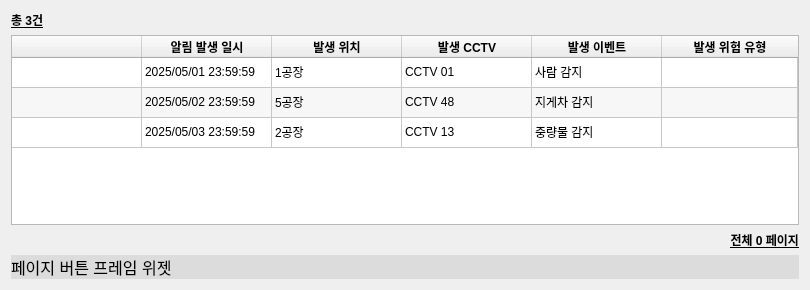
<?xml version="1.0" encoding="UTF-8"?>
<ui version="4.0">
 <class>Widget</class>
 <widget class="QWidget" name="Widget">
  <property name="geometry">
   <rect>
    <x>0</x>
    <y>0</y>
    <width>810</width>
    <height>290</height>
   </rect>
  </property>
  <property name="windowTitle">
   <string>Form</string>
  </property>
  <layout class="QVBoxLayout" name="verticalLayout_2">
   <item>
    <widget class="QLabel" name="label_total_event_logs">
     <property name="font">
      <font>
       <bold>true</bold>
       <underline>true</underline>
      </font>
     </property>
     <property name="text">
      <string>총 3건</string>
     </property>
    </widget>
   </item>
   <item>
    <widget class="QTableWidget" name="table_widget_ai_event_log">
     <property name="horizontalScrollBarPolicy">
      <enum>Qt::ScrollBarPolicy::ScrollBarAsNeeded</enum>
     </property>
     <property name="editTriggers">
      <set>QAbstractItemView::EditTrigger::NoEditTriggers</set>
     </property>
     <property name="alternatingRowColors">
      <bool>true</bool>
     </property>
     <property name="selectionBehavior">
      <enum>QAbstractItemView::SelectionBehavior::SelectRows</enum>
     </property>
     <property name="rowCount">
      <number>3</number>
     </property>
     <attribute name="horizontalHeaderVisible">
      <bool>true</bool>
     </attribute>
     <attribute name="horizontalHeaderDefaultSectionSize">
      <number>130</number>
     </attribute>
     <attribute name="horizontalHeaderStretchLastSection">
      <bool>true</bool>
     </attribute>
     <attribute name="verticalHeaderVisible">
      <bool>false</bool>
     </attribute>
     <row/>
     <row/>
     <row/>
     <column>
      <property name="text">
       <string/>
      </property>
     </column>
     <column>
      <property name="text">
       <string>알림 발생 일시</string>
      </property>
      <property name="font">
       <font>
        <bold>true</bold>
       </font>
      </property>
     </column>
     <column>
      <property name="text">
       <string>발생 위치</string>
      </property>
      <property name="font">
       <font>
        <bold>true</bold>
       </font>
      </property>
     </column>
     <column>
      <property name="text">
       <string>발생 CCTV</string>
      </property>
      <property name="font">
       <font>
        <bold>true</bold>
       </font>
      </property>
     </column>
     <column>
      <property name="text">
       <string>발생 이벤트</string>
      </property>
      <property name="font">
       <font>
        <bold>true</bold>
       </font>
      </property>
     </column>
     <column>
      <property name="text">
       <string>발생 위험 유형</string>
      </property>
      <property name="font">
       <font>
        <bold>true</bold>
       </font>
      </property>
     </column>
     <item row="0" column="0">
      <property name="text">
       <string/>
      </property>
     </item>
     <item row="0" column="1">
      <property name="text">
       <string>2025/05/01 23:59:59</string>
      </property>
     </item>
     <item row="0" column="2">
      <property name="text">
       <string>1공장</string>
      </property>
     </item>
     <item row="0" column="3">
      <property name="text">
       <string>CCTV 01</string>
      </property>
     </item>
     <item row="0" column="4">
      <property name="text">
       <string>사람 감지</string>
      </property>
     </item>
     <item row="1" column="0">
      <property name="text">
       <string/>
      </property>
     </item>
     <item row="1" column="1">
      <property name="text">
       <string>2025/05/02 23:59:59</string>
      </property>
     </item>
     <item row="1" column="2">
      <property name="text">
       <string>5공장</string>
      </property>
     </item>
     <item row="1" column="3">
      <property name="text">
       <string>CCTV 48</string>
      </property>
     </item>
     <item row="1" column="4">
      <property name="text">
       <string>지게차 감지</string>
      </property>
     </item>
     <item row="2" column="0">
      <property name="text">
       <string/>
      </property>
     </item>
     <item row="2" column="1">
      <property name="text">
       <string>2025/05/03 23:59:59</string>
      </property>
     </item>
     <item row="2" column="2">
      <property name="text">
       <string>2공장</string>
      </property>
     </item>
     <item row="2" column="3">
      <property name="text">
       <string>CCTV 13</string>
      </property>
     </item>
     <item row="2" column="4">
      <property name="text">
       <string>중량물 감지</string>
      </property>
     </item>
    </widget>
   </item>
   <item>
    <layout class="QVBoxLayout" name="layout_page_button_frame">
     <item>
      <widget class="QLabel" name="label_total_pages">
       <property name="font">
        <font>
         <bold>true</bold>
         <underline>true</underline>
        </font>
       </property>
       <property name="text">
        <string>전체 0 페이지</string>
       </property>
       <property name="alignment">
        <set>Qt::AlignmentFlag::AlignRight|Qt::AlignmentFlag::AlignTrailing|Qt::AlignmentFlag::AlignVCenter</set>
       </property>
      </widget>
     </item>
     <item>
      <widget class="QLabel" name="label_ai_event_log_page_button_frame_widget">
       <property name="font">
        <font>
         <pointsize>12</pointsize>
        </font>
       </property>
       <property name="styleSheet">
        <string notr="true">background-color: rgb(220, 220, 220);</string>
       </property>
       <property name="text">
        <string>페이지 버튼 프레임 위젯</string>
       </property>
       <property name="margin">
        <number>0</number>
       </property>
      </widget>
     </item>
    </layout>
   </item>
  </layout>
 </widget>
 <resources/>
 <connections/>
</ui>
